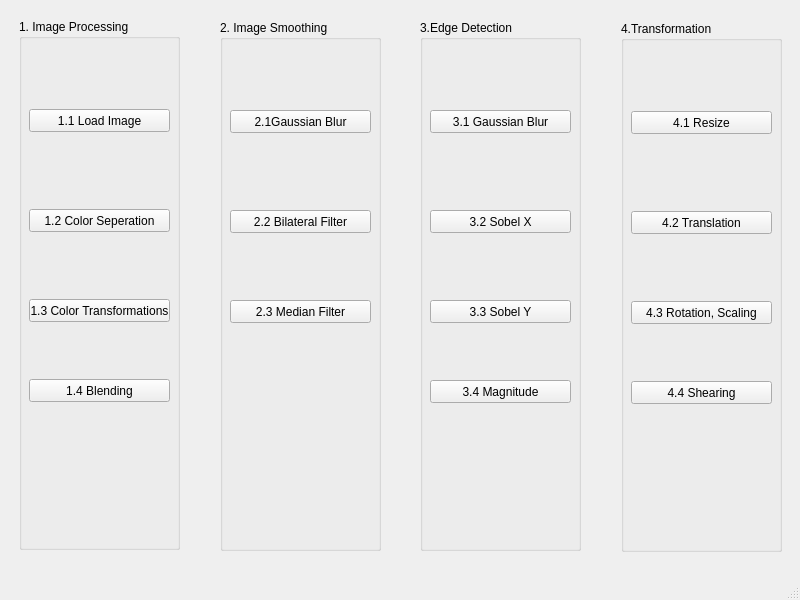
<?xml version="1.0" encoding="UTF-8"?>
<ui version="4.0">
 <class>MainWindow</class>
 <widget class="QMainWindow" name="MainWindow">
  <property name="geometry">
   <rect>
    <x>0</x>
    <y>0</y>
    <width>800</width>
    <height>600</height>
   </rect>
  </property>
  <property name="windowTitle">
   <string>MainWindow</string>
  </property>
  <widget class="QWidget" name="centralwidget">
   <widget class="QGroupBox" name="groupBox_q1">
    <property name="geometry">
     <rect>
      <x>19</x>
      <y>19</y>
      <width>161</width>
      <height>531</height>
     </rect>
    </property>
    <property name="title">
     <string>1. Image Processing</string>
    </property>
    <widget class="QPushButton" name="pushButton_q1_1">
     <property name="geometry">
      <rect>
       <x>10</x>
       <y>90</y>
       <width>141</width>
       <height>23</height>
      </rect>
     </property>
     <property name="text">
      <string>1.1 Load Image</string>
     </property>
    </widget>
    <widget class="QPushButton" name="pushButton_q1_2">
     <property name="geometry">
      <rect>
       <x>10</x>
       <y>190</y>
       <width>141</width>
       <height>23</height>
      </rect>
     </property>
     <property name="text">
      <string>1.2 Color Seperation</string>
     </property>
    </widget>
    <widget class="QPushButton" name="pushButton_q1_3">
     <property name="geometry">
      <rect>
       <x>10</x>
       <y>280</y>
       <width>141</width>
       <height>23</height>
      </rect>
     </property>
     <property name="text">
      <string>1.3 Color Transformations</string>
     </property>
    </widget>
    <widget class="QPushButton" name="pushButton_q1_4">
     <property name="geometry">
      <rect>
       <x>10</x>
       <y>360</y>
       <width>141</width>
       <height>23</height>
      </rect>
     </property>
     <property name="text">
      <string>1.4 Blending</string>
     </property>
    </widget>
   </widget>
   <widget class="QGroupBox" name="groupBox_q2">
    <property name="geometry">
     <rect>
      <x>220</x>
      <y>20</y>
      <width>161</width>
      <height>531</height>
     </rect>
    </property>
    <property name="title">
     <string>2. Image Smoothing</string>
    </property>
    <widget class="QPushButton" name="pushButton_q2_2">
     <property name="geometry">
      <rect>
       <x>10</x>
       <y>190</y>
       <width>141</width>
       <height>23</height>
      </rect>
     </property>
     <property name="text">
      <string>2.2 Bilateral Filter</string>
     </property>
    </widget>
    <widget class="QPushButton" name="pushButton_q2_3">
     <property name="geometry">
      <rect>
       <x>10</x>
       <y>280</y>
       <width>141</width>
       <height>23</height>
      </rect>
     </property>
     <property name="text">
      <string>2.3 Median Filter</string>
     </property>
    </widget>
    <widget class="QPushButton" name="pushButton_q2_1">
     <property name="geometry">
      <rect>
       <x>10</x>
       <y>90</y>
       <width>141</width>
       <height>23</height>
      </rect>
     </property>
     <property name="text">
      <string>2.1Gaussian Blur</string>
     </property>
    </widget>
   </widget>
   <widget class="QGroupBox" name="groupBox_q3">
    <property name="geometry">
     <rect>
      <x>420</x>
      <y>20</y>
      <width>161</width>
      <height>531</height>
     </rect>
    </property>
    <property name="title">
     <string>3.Edge Detection</string>
    </property>
    <widget class="QPushButton" name="pushButton_q3_4">
     <property name="geometry">
      <rect>
       <x>10</x>
       <y>360</y>
       <width>141</width>
       <height>23</height>
      </rect>
     </property>
     <property name="text">
      <string>3.4 Magnitude</string>
     </property>
    </widget>
    <widget class="QPushButton" name="pushButton_q3_3">
     <property name="geometry">
      <rect>
       <x>10</x>
       <y>280</y>
       <width>141</width>
       <height>23</height>
      </rect>
     </property>
     <property name="text">
      <string>3.3 Sobel Y</string>
     </property>
    </widget>
    <widget class="QPushButton" name="pushButton_q3_1">
     <property name="geometry">
      <rect>
       <x>10</x>
       <y>90</y>
       <width>141</width>
       <height>23</height>
      </rect>
     </property>
     <property name="text">
      <string>3.1 Gaussian Blur</string>
     </property>
    </widget>
    <widget class="QPushButton" name="pushButton_q3_2">
     <property name="geometry">
      <rect>
       <x>10</x>
       <y>190</y>
       <width>141</width>
       <height>23</height>
      </rect>
     </property>
     <property name="text">
      <string>3.2 Sobel X</string>
     </property>
    </widget>
   </widget>
   <widget class="QGroupBox" name="groupBox_q4">
    <property name="geometry">
     <rect>
      <x>621</x>
      <y>21</y>
      <width>161</width>
      <height>531</height>
     </rect>
    </property>
    <property name="title">
     <string>4.Transformation</string>
    </property>
    <widget class="QPushButton" name="pushButton_q4_4">
     <property name="geometry">
      <rect>
       <x>10</x>
       <y>360</y>
       <width>141</width>
       <height>23</height>
      </rect>
     </property>
     <property name="text">
      <string>4.4 Shearing</string>
     </property>
    </widget>
    <widget class="QPushButton" name="pushButton_q4_3">
     <property name="geometry">
      <rect>
       <x>10</x>
       <y>280</y>
       <width>141</width>
       <height>23</height>
      </rect>
     </property>
     <property name="text">
      <string>4.3 Rotation, Scaling</string>
     </property>
    </widget>
    <widget class="QPushButton" name="pushButton_q4_1">
     <property name="geometry">
      <rect>
       <x>10</x>
       <y>90</y>
       <width>141</width>
       <height>23</height>
      </rect>
     </property>
     <property name="text">
      <string>4.1 Resize</string>
     </property>
    </widget>
    <widget class="QPushButton" name="pushButton_q4_2">
     <property name="geometry">
      <rect>
       <x>10</x>
       <y>190</y>
       <width>141</width>
       <height>23</height>
      </rect>
     </property>
     <property name="text">
      <string>4.2 Translation</string>
     </property>
    </widget>
   </widget>
  </widget>
  <widget class="QMenuBar" name="menubar">
   <property name="geometry">
    <rect>
     <x>0</x>
     <y>0</y>
     <width>800</width>
     <height>21</height>
    </rect>
   </property>
  </widget>
  <widget class="QStatusBar" name="statusbar"/>
 </widget>
 <resources/>
 <connections/>
</ui>
